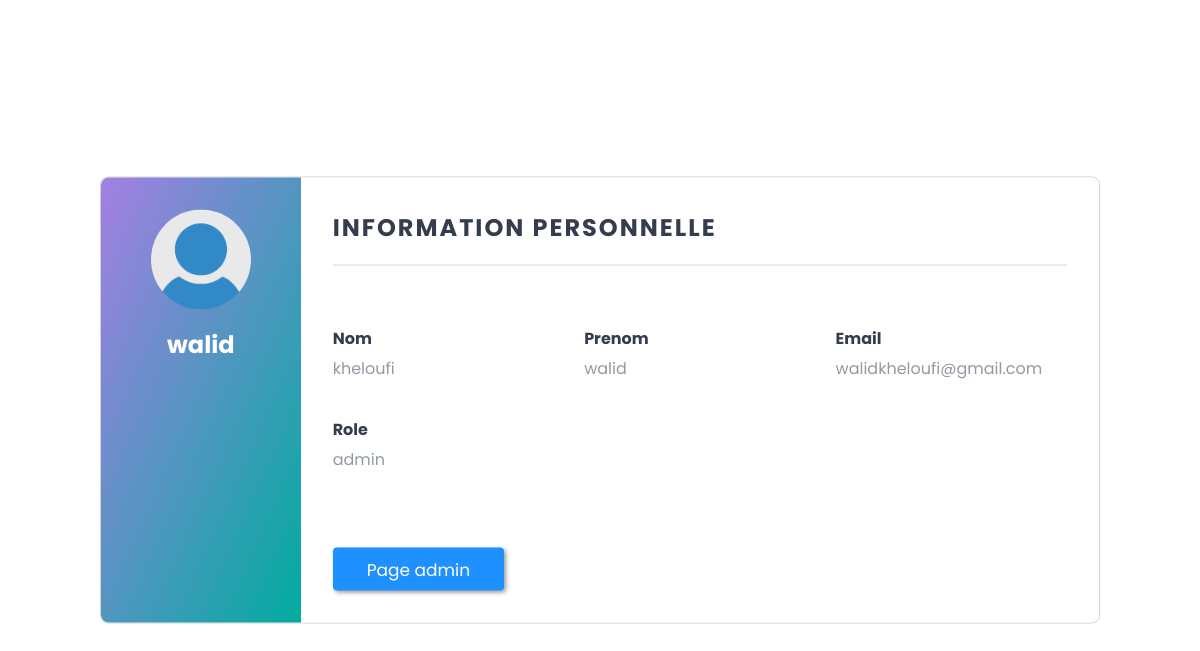
Page /utilisateur/user.php (signed in) on the committed database.
### tables this page shows
CREATE TABLE `utilisateur` (
  `id` bigint(20) NOT NULL,
  `first-name` varchar(255) NOT NULL,
  `last-name` varchar(255) NOT NULL,
  `email` varchar(255) NOT NULL,
  `password` varchar(255) NOT NULL,
  `rank` enum('admin','user') DEFAULT 'user'
);

### utilisateur/user.php (the view, shortened to what this page needs)
<!DOCTYPE html>
<html>
<head>
	<link rel="stylesheet" type="text/css"
		href="https://cdnjs.cloudflare.com/ajax/libs/font-awesome/5.15.3/css/all.min.css">
	<link rel="stylesheet" type="text/css" href="user.css">
</head>
<body>
	<?php
	if (isset($_SESSION['user_id'])) {
		$id = $_SESSION['user_id'];
		$connection = new mysqli("localhost", "root", "", "AG");
		$query = "SELECT `email`,`first-name`,`last-name`,`rank` FROM `utilisateur` WHERE id=$id";
		$result = $connection->query($query);
		if ($result->num_rows > 0) {
			$row = mysqli_fetch_assoc($result);
			$firstname = $row["first-name"];
			$lastname = $row["last-name"];
			$email = $row['email'];
			$rank = $row['rank'];
		}
	} else {
		echo "roh takhdem compte ";
	}
	?>
	<div class="wrapper">
		<div class="left">
			<img src="images/user.png">
			<h2>
				<?= $firstname ?>
			</h2>
		</div>
		<div class="right">
			<div class="info">
				<h2>information personnelle</h2>
				<div class="info_data">
					<div class="data">
						<h4>Nom</h4>
						<p>
							<?= $lastname ?>
						</p>
					</div>
					<div class="data">
						<h4>Prenom</h4>
						<p>
							<?= $firstname ?>
						</p>
					</div>
					<div class="data">
						<h4>Email</h4>
						<p>
							<?= $email ?>
						</p>
					</div>
					<div class="data">
						<h4>Role</h4>
						<p>
							<?= $rank ?>
						</p>
					</div>
				</div>
			</div>
			<?php
			if ($rank == "admin") {
				echo '<a href="/ag/admin./admin.html"><button>Page admin</button></a>';
			}
			?>
		</div>
	</div>
</body>
</html>

### utilisateur/user.css (style rules this page uses)
* { margin: 0; padding: 0; box-sizing: border-box; scroll-behavior: smooth; font-family: 'Poppins', sans-serif; transition: 0.5s; }
body { overflow-x: hidden; }
.wrapper { position: absolute; top: 50%; left: 50%; transform: translate(-50%, -50%); width: 1000px; display: flex; border: 1px solid rgba(0, 0, 0, 0.18); border-radius: 8px; }
.wrapper .left { width: 200px; background: linear-gradient(to right bottom, #a47fe3, #00ac9f); padding: 32px; border-radius: 8px 0 0 8px; text-align: center; color: #fff; }
.wrapper .left img { position: relative; width: 100px; height: 100px; border-radius: 50%; margin-bottom: 10px; }
.wrapper .right { width: 800px; background: #fff; padding: 32px; border-top-right-radius: 8px; border-bottom-right-radius: 8px; }
.wrapper .right .info h2 { padding-bottom: 20px; border-bottom: 1px solid rgba(0, 0, 0, 0.16); color: #353c4e; text-transform: uppercase; letter-spacing: 2px; }
.wrapper .right .info_data { display: grid; grid-template-columns: repeat(3, 1fr); grid-gap: 20px; padding: 60px 0; }
.wrapper .right .info_data .data h4 { color: #353c4e; margin-bottom: 5px; }
.wrapper .right .info_data .data p { font-size: 16px; padding-bottom: 16px; color: #919aa3; }
button { font-size: 17px; padding: 0.5em 2em; border: transparent; box-shadow: 2px 2px 4px rgba(0, 0, 0, 0.4); background: dodgerblue; color: white; border-radius: 4px; }

### rows in the picture
utilisateur: value "walid", value "kheloufi", email "walidkheloufi@gmail.com", rank "admin"
